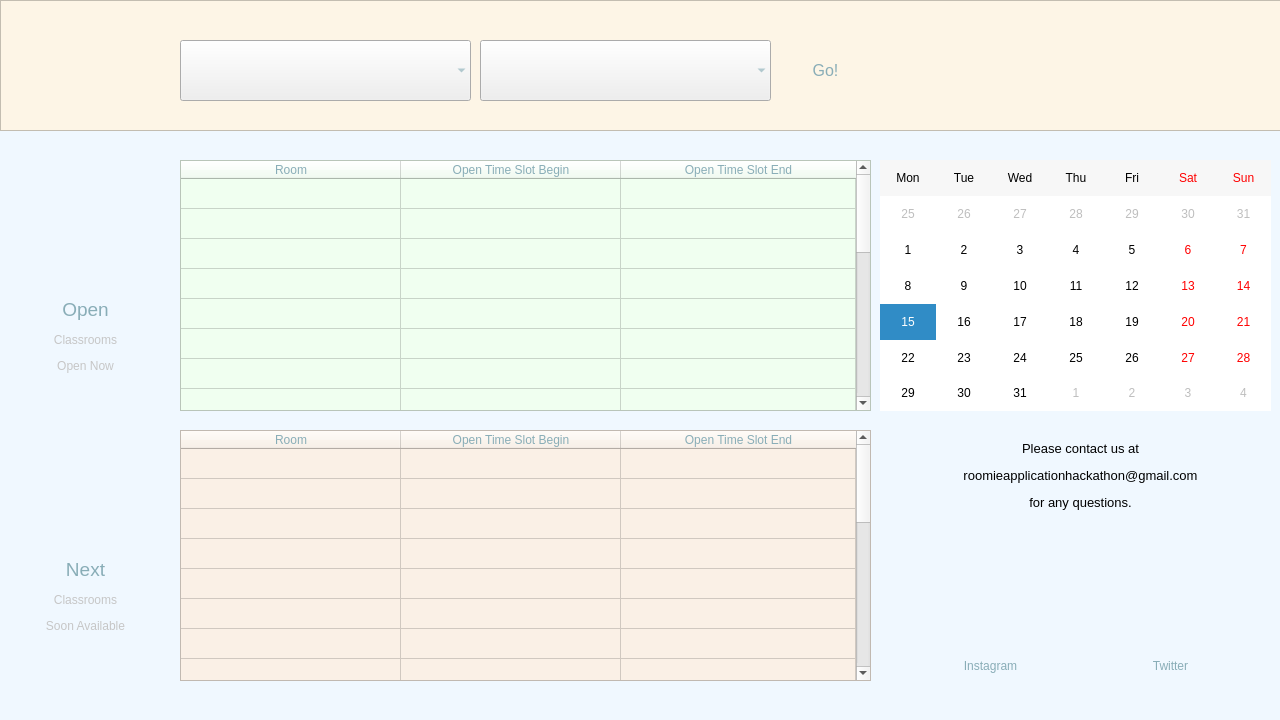
<?xml version="1.0" encoding="UTF-8"?>
<ui version="4.0">
 <class>MainWindow</class>
 <widget class="QMainWindow" name="MainWindow">
  <property name="windowModality">
   <enum>Qt::WindowModal</enum>
  </property>
  <property name="geometry">
   <rect>
    <x>0</x>
    <y>0</y>
    <width>1280</width>
    <height>720</height>
   </rect>
  </property>
  <property name="windowTitle">
   <string>Roomie</string>
  </property>
  <property name="windowOpacity">
   <double>1.000000000000000</double>
  </property>
  <property name="styleSheet">
   <string notr="true">QMainWindow{
background-color: #f0f8ff

}</string>
  </property>
  <widget class="QWidget" name="centralwidget">
   <widget class="QTableWidget" name="open_classes">
    <property name="geometry">
     <rect>
      <x>180</x>
      <y>160</y>
      <width>691</width>
      <height>251</height>
     </rect>
    </property>
    <property name="sizePolicy">
     <sizepolicy hsizetype="Expanding" vsizetype="Expanding">
      <horstretch>0</horstretch>
      <verstretch>0</verstretch>
     </sizepolicy>
    </property>
    <property name="palette">
     <palette>
      <active>
       <colorrole role="WindowText">
        <brush brushstyle="SolidPattern">
         <color alpha="255">
          <red>137</red>
          <green>173</green>
          <blue>183</blue>
         </color>
        </brush>
       </colorrole>
       <colorrole role="Button">
        <brush brushstyle="SolidPattern">
         <color alpha="255">
          <red>240</red>
          <green>255</green>
          <blue>240</blue>
         </color>
        </brush>
       </colorrole>
       <colorrole role="Text">
        <brush brushstyle="SolidPattern">
         <color alpha="255">
          <red>137</red>
          <green>173</green>
          <blue>183</blue>
         </color>
        </brush>
       </colorrole>
       <colorrole role="ButtonText">
        <brush brushstyle="SolidPattern">
         <color alpha="255">
          <red>137</red>
          <green>173</green>
          <blue>183</blue>
         </color>
        </brush>
       </colorrole>
       <colorrole role="Base">
        <brush brushstyle="SolidPattern">
         <color alpha="255">
          <red>240</red>
          <green>255</green>
          <blue>240</blue>
         </color>
        </brush>
       </colorrole>
       <colorrole role="Window">
        <brush brushstyle="SolidPattern">
         <color alpha="255">
          <red>240</red>
          <green>255</green>
          <blue>240</blue>
         </color>
        </brush>
       </colorrole>
      </active>
      <inactive>
       <colorrole role="WindowText">
        <brush brushstyle="SolidPattern">
         <color alpha="255">
          <red>137</red>
          <green>173</green>
          <blue>183</blue>
         </color>
        </brush>
       </colorrole>
       <colorrole role="Button">
        <brush brushstyle="SolidPattern">
         <color alpha="255">
          <red>240</red>
          <green>255</green>
          <blue>240</blue>
         </color>
        </brush>
       </colorrole>
       <colorrole role="Text">
        <brush brushstyle="SolidPattern">
         <color alpha="255">
          <red>137</red>
          <green>173</green>
          <blue>183</blue>
         </color>
        </brush>
       </colorrole>
       <colorrole role="ButtonText">
        <brush brushstyle="SolidPattern">
         <color alpha="255">
          <red>137</red>
          <green>173</green>
          <blue>183</blue>
         </color>
        </brush>
       </colorrole>
       <colorrole role="Base">
        <brush brushstyle="SolidPattern">
         <color alpha="255">
          <red>240</red>
          <green>255</green>
          <blue>240</blue>
         </color>
        </brush>
       </colorrole>
       <colorrole role="Window">
        <brush brushstyle="SolidPattern">
         <color alpha="255">
          <red>240</red>
          <green>255</green>
          <blue>240</blue>
         </color>
        </brush>
       </colorrole>
      </inactive>
      <disabled>
       <colorrole role="WindowText">
        <brush brushstyle="SolidPattern">
         <color alpha="255">
          <red>137</red>
          <green>173</green>
          <blue>183</blue>
         </color>
        </brush>
       </colorrole>
       <colorrole role="Button">
        <brush brushstyle="SolidPattern">
         <color alpha="255">
          <red>240</red>
          <green>255</green>
          <blue>240</blue>
         </color>
        </brush>
       </colorrole>
       <colorrole role="Text">
        <brush brushstyle="SolidPattern">
         <color alpha="255">
          <red>137</red>
          <green>173</green>
          <blue>183</blue>
         </color>
        </brush>
       </colorrole>
       <colorrole role="ButtonText">
        <brush brushstyle="SolidPattern">
         <color alpha="255">
          <red>137</red>
          <green>173</green>
          <blue>183</blue>
         </color>
        </brush>
       </colorrole>
       <colorrole role="Base">
        <brush brushstyle="SolidPattern">
         <color alpha="255">
          <red>240</red>
          <green>255</green>
          <blue>240</blue>
         </color>
        </brush>
       </colorrole>
       <colorrole role="Window">
        <brush brushstyle="SolidPattern">
         <color alpha="255">
          <red>240</red>
          <green>255</green>
          <blue>240</blue>
         </color>
        </brush>
       </colorrole>
      </disabled>
     </palette>
    </property>
    <property name="font">
     <font>
      <family>Arial</family>
      <pointsize>10</pointsize>
     </font>
    </property>
    <property name="styleSheet">
     <string notr="true">QHeaderView::section {
color: rgb(137, 173, 183); 
background-color:#f0fff0;
}


QTableWidget {
color: rgb(137, 173, 183); 
background-color:#f0fff0;
}

</string>
    </property>
    <property name="sizeAdjustPolicy">
     <enum>QAbstractScrollArea::AdjustToContents</enum>
    </property>
    <property name="editTriggers">
     <set>QAbstractItemView::NoEditTriggers</set>
    </property>
    <property name="selectionMode">
     <enum>QAbstractItemView::NoSelection</enum>
    </property>
    <property name="showGrid">
     <bool>true</bool>
    </property>
    <property name="gridStyle">
     <enum>Qt::SolidLine</enum>
    </property>
    <property name="wordWrap">
     <bool>true</bool>
    </property>
    <property name="cornerButtonEnabled">
     <bool>true</bool>
    </property>
    <property name="rowCount">
     <number>20</number>
    </property>
    <property name="columnCount">
     <number>3</number>
    </property>
    <attribute name="horizontalHeaderVisible">
     <bool>true</bool>
    </attribute>
    <attribute name="horizontalHeaderDefaultSectionSize">
     <number>220</number>
    </attribute>
    <attribute name="horizontalHeaderHighlightSections">
     <bool>false</bool>
    </attribute>
    <attribute name="horizontalHeaderStretchLastSection">
     <bool>true</bool>
    </attribute>
    <attribute name="verticalHeaderVisible">
     <bool>false</bool>
    </attribute>
    <attribute name="verticalHeaderHighlightSections">
     <bool>true</bool>
    </attribute>
    <attribute name="verticalHeaderShowSortIndicator" stdset="0">
     <bool>false</bool>
    </attribute>
    <attribute name="verticalHeaderStretchLastSection">
     <bool>false</bool>
    </attribute>
    <row/>
    <row/>
    <row/>
    <row/>
    <row/>
    <row/>
    <row/>
    <row/>
    <row/>
    <row/>
    <row/>
    <row/>
    <row/>
    <row/>
    <row/>
    <row/>
    <row/>
    <row/>
    <row/>
    <row/>
    <column>
     <property name="text">
      <string>Room</string>
     </property>
    </column>
    <column>
     <property name="text">
      <string>Open Time Slot Begin</string>
     </property>
    </column>
    <column>
     <property name="text">
      <string>Open Time Slot End</string>
     </property>
    </column>
   </widget>
   <widget class="QTableWidget" name="next_classes">
    <property name="geometry">
     <rect>
      <x>180</x>
      <y>430</y>
      <width>691</width>
      <height>251</height>
     </rect>
    </property>
    <property name="sizePolicy">
     <sizepolicy hsizetype="Expanding" vsizetype="Expanding">
      <horstretch>0</horstretch>
      <verstretch>0</verstretch>
     </sizepolicy>
    </property>
    <property name="font">
     <font>
      <family>Arial</family>
      <pointsize>10</pointsize>
     </font>
    </property>
    <property name="styleSheet">
     <string notr="true">QHeaderView::section {
color: rgb(137, 173, 183); 
background-color:#faf0E6;
}


QTableWidget {
color: rgb(137, 173, 183); 
background-color:#faf0E6;
}

</string>
    </property>
    <property name="sizeAdjustPolicy">
     <enum>QAbstractScrollArea::AdjustToContents</enum>
    </property>
    <property name="editTriggers">
     <set>QAbstractItemView::NoEditTriggers</set>
    </property>
    <property name="selectionMode">
     <enum>QAbstractItemView::NoSelection</enum>
    </property>
    <property name="showGrid">
     <bool>true</bool>
    </property>
    <property name="gridStyle">
     <enum>Qt::SolidLine</enum>
    </property>
    <property name="wordWrap">
     <bool>true</bool>
    </property>
    <property name="cornerButtonEnabled">
     <bool>true</bool>
    </property>
    <property name="rowCount">
     <number>20</number>
    </property>
    <property name="columnCount">
     <number>3</number>
    </property>
    <attribute name="horizontalHeaderVisible">
     <bool>true</bool>
    </attribute>
    <attribute name="horizontalHeaderDefaultSectionSize">
     <number>220</number>
    </attribute>
    <attribute name="horizontalHeaderHighlightSections">
     <bool>false</bool>
    </attribute>
    <attribute name="horizontalHeaderStretchLastSection">
     <bool>true</bool>
    </attribute>
    <attribute name="verticalHeaderVisible">
     <bool>false</bool>
    </attribute>
    <attribute name="verticalHeaderHighlightSections">
     <bool>true</bool>
    </attribute>
    <attribute name="verticalHeaderShowSortIndicator" stdset="0">
     <bool>false</bool>
    </attribute>
    <attribute name="verticalHeaderStretchLastSection">
     <bool>false</bool>
    </attribute>
    <row/>
    <row/>
    <row/>
    <row/>
    <row/>
    <row/>
    <row/>
    <row/>
    <row/>
    <row/>
    <row/>
    <row/>
    <row/>
    <row/>
    <row/>
    <row/>
    <row/>
    <row/>
    <row/>
    <row/>
    <column>
     <property name="text">
      <string>Room</string>
     </property>
    </column>
    <column>
     <property name="text">
      <string>Open Time Slot Begin</string>
     </property>
    </column>
    <column>
     <property name="text">
      <string>Open Time Slot End</string>
     </property>
    </column>
   </widget>
   <widget class="QLabel" name="label">
    <property name="geometry">
     <rect>
      <x>20</x>
      <y>280</y>
      <width>131</width>
      <height>111</height>
     </rect>
    </property>
    <property name="font">
     <font>
      <family>Arial</family>
      <pointsize>12</pointsize>
     </font>
    </property>
    <property name="styleSheet">
     <string notr="true"/>
    </property>
    <property name="text">
     <string>&lt;html&gt;&lt;head/&gt;&lt;body&gt;&lt;p align=&quot;center&quot;&gt;&lt;span style=&quot; font-size:14pt; color:#89adb7;&quot;&gt;Open&lt;/span&gt;&lt;/p&gt;&lt;p align=&quot;center&quot;&gt;&lt;span style=&quot; font-size:9pt; color:#c6c6c6;&quot;&gt;Classrooms&lt;/span&gt;&lt;/p&gt;&lt;p align=&quot;center&quot;&gt;&lt;span style=&quot; font-size:9pt; color:#c6c6c6;&quot;&gt;Open Now&lt;/span&gt;&lt;/p&gt;&lt;/body&gt;&lt;/html&gt;</string>
    </property>
    <property name="alignment">
     <set>Qt::AlignCenter</set>
    </property>
    <property name="wordWrap">
     <bool>true</bool>
    </property>
   </widget>
   <widget class="QLabel" name="label_2">
    <property name="geometry">
     <rect>
      <x>20</x>
      <y>540</y>
      <width>131</width>
      <height>111</height>
     </rect>
    </property>
    <property name="font">
     <font>
      <family>Arial</family>
      <pointsize>12</pointsize>
     </font>
    </property>
    <property name="styleSheet">
     <string notr="true"/>
    </property>
    <property name="text">
     <string>&lt;html&gt;&lt;head/&gt;&lt;body&gt;&lt;p align=&quot;center&quot;&gt;&lt;span style=&quot; font-size:14pt; color:#89adb7;&quot;&gt;Next&lt;/span&gt;&lt;/p&gt;&lt;p align=&quot;center&quot;&gt;&lt;span style=&quot; font-size:9pt; color:#c6c6c6;&quot;&gt;Classrooms&lt;/span&gt;&lt;/p&gt;&lt;p align=&quot;center&quot;&gt;&lt;span style=&quot; font-size:9pt; color:#c6c6c6;&quot;&gt;Soon Available&lt;/span&gt;&lt;/p&gt;&lt;/body&gt;&lt;/html&gt;</string>
    </property>
    <property name="scaledContents">
     <bool>true</bool>
    </property>
    <property name="alignment">
     <set>Qt::AlignCenter</set>
    </property>
    <property name="wordWrap">
     <bool>true</bool>
    </property>
   </widget>
   <widget class="QLabel" name="open_laptop">
    <property name="geometry">
     <rect>
      <x>60</x>
      <y>220</y>
      <width>61</width>
      <height>61</height>
     </rect>
    </property>
    <property name="text">
     <string/>
    </property>
   </widget>
   <widget class="QFrame" name="frame">
    <property name="geometry">
     <rect>
      <x>0</x>
      <y>0</y>
      <width>1281</width>
      <height>131</height>
     </rect>
    </property>
    <property name="styleSheet">
     <string notr="true">QFrame {background-color: #fdf5e6;}</string>
    </property>
    <property name="frameShape">
     <enum>QFrame::StyledPanel</enum>
    </property>
    <property name="frameShadow">
     <enum>QFrame::Raised</enum>
    </property>
    <widget class="QLabel" name="roomie_label">
     <property name="geometry">
      <rect>
       <x>10</x>
       <y>10</y>
       <width>171</width>
       <height>111</height>
      </rect>
     </property>
     <property name="text">
      <string>&lt;html&gt;&lt;head/&gt;&lt;body&gt;&lt;p align=&quot;center&quot;&gt;&lt;br/&gt;&lt;/p&gt;&lt;/body&gt;&lt;/html&gt;</string>
     </property>
    </widget>
    <widget class="QComboBox" name="building_combo">
     <property name="geometry">
      <rect>
       <x>180</x>
       <y>40</y>
       <width>291</width>
       <height>61</height>
      </rect>
     </property>
     <property name="font">
      <font>
       <family>Arial</family>
       <pointsize>13</pointsize>
      </font>
     </property>
     <property name="contextMenuPolicy">
      <enum>Qt::DefaultContextMenu</enum>
     </property>
     <property name="acceptDrops">
      <bool>false</bool>
     </property>
     <property name="styleSheet">
      <string notr="true">QComboBox {
color: rgb(137, 173, 183); 
background-color: rgba(255, 255, 255, .6);
border-width: 0px;
}</string>
     </property>
     <property name="frame">
      <bool>false</bool>
     </property>
    </widget>
    <widget class="QComboBox" name="day_combo">
     <property name="geometry">
      <rect>
       <x>480</x>
       <y>40</y>
       <width>291</width>
       <height>61</height>
      </rect>
     </property>
     <property name="minimumSize">
      <size>
       <width>0</width>
       <height>0</height>
      </size>
     </property>
     <property name="font">
      <font>
       <family>Arial</family>
       <pointsize>13</pointsize>
      </font>
     </property>
     <property name="acceptDrops">
      <bool>true</bool>
     </property>
     <property name="styleSheet">
      <string notr="true">QComboBox {
color: rgb(137, 173, 183); 
background-color: rgba(255, 255, 255, .6);
border-width: 0px;
}</string>
     </property>
     <property name="frame">
      <bool>false</bool>
     </property>
    </widget>
    <widget class="QPushButton" name="go_button">
     <property name="geometry">
      <rect>
       <x>780</x>
       <y>40</y>
       <width>91</width>
       <height>61</height>
      </rect>
     </property>
     <property name="font">
      <font>
       <family>Arial</family>
       <pointsize>12</pointsize>
      </font>
     </property>
     <property name="autoFillBackground">
      <bool>false</bool>
     </property>
     <property name="styleSheet">
      <string notr="true">QPushButton
{ color:rgb(137, 173, 183);background-color: rgba(255, 255, 255, .6); border-width: 0px; border-color: rgb(255, 255, 255); border-style: solid; padding: 5px; border-radius: 2px; outline: none; }


QPushButton:focus { background-color: #98fb98; color: white; }

QPushButton:pressed
{ background-color: #3daee9; padding-top: -15px; padding-bottom: -17px; }</string>
     </property>
     <property name="text">
      <string>Go!</string>
     </property>
     <property name="autoDefault">
      <bool>false</bool>
     </property>
     <property name="default">
      <bool>false</bool>
     </property>
     <property name="flat">
      <bool>false</bool>
     </property>
    </widget>
    <widget class="QLabel" name="hackathon_logo">
     <property name="geometry">
      <rect>
       <x>970</x>
       <y>20</y>
       <width>241</width>
       <height>91</height>
      </rect>
     </property>
     <property name="text">
      <string>&lt;html&gt;&lt;head/&gt;&lt;body&gt;&lt;p&gt;&lt;br/&gt;&lt;/p&gt;&lt;/body&gt;&lt;/html&gt;</string>
     </property>
    </widget>
   </widget>
   <widget class="QLabel" name="closed_laptop">
    <property name="geometry">
     <rect>
      <x>60</x>
      <y>480</y>
      <width>61</width>
      <height>61</height>
     </rect>
    </property>
    <property name="text">
     <string/>
    </property>
   </widget>
   <widget class="QCalendarWidget" name="calendarWidget">
    <property name="geometry">
     <rect>
      <x>880</x>
      <y>160</y>
      <width>391</width>
      <height>251</height>
     </rect>
    </property>
    <property name="palette">
     <palette>
      <active/>
      <inactive/>
      <disabled/>
     </palette>
    </property>
    <property name="styleSheet">
     <string notr="true">QCalenderWidget:focus { 
selection-background-color: #98fb98; color: white;
}</string>
    </property>
    <property name="selectionMode">
     <enum>QCalendarWidget::NoSelection</enum>
    </property>
    <property name="verticalHeaderFormat">
     <enum>QCalendarWidget::NoVerticalHeader</enum>
    </property>
    <property name="navigationBarVisible">
     <bool>false</bool>
    </property>
    <property name="dateEditEnabled">
     <bool>false</bool>
    </property>
   </widget>
   <widget class="QLabel" name="label_3">
    <property name="geometry">
     <rect>
      <x>900</x>
      <y>430</y>
      <width>361</width>
      <height>91</height>
     </rect>
    </property>
    <property name="text">
     <string>&lt;html&gt;&lt;head/&gt;&lt;body&gt;&lt;p align=&quot;center&quot;&gt;&lt;span style=&quot; font-size:10pt;&quot;&gt;Please contact us at&lt;/span&gt;&lt;/p&gt;&lt;p align=&quot;center&quot;&gt;&lt;span style=&quot; font-size:10pt;&quot;&gt;roomieapplicationhackathon@gmail.com&lt;/span&gt;&lt;/p&gt;&lt;p align=&quot;center&quot;&gt;&lt;span style=&quot; font-size:10pt;&quot;&gt;for any questions.&lt;/span&gt;&lt;/p&gt;&lt;/body&gt;&lt;/html&gt;</string>
    </property>
   </widget>
   <widget class="QPushButton" name="instagram">
    <property name="geometry">
     <rect>
      <x>920</x>
      <y>650</y>
      <width>141</width>
      <height>31</height>
     </rect>
    </property>
    <property name="styleSheet">
     <string notr="true">QPushButton
{ color:rgb(137, 173, 183);background-color: rgba(230, 230, 250, .9); border-width: 0px; border-color: rgb(255, 255, 255); border-style: solid; padding: 5px; border-radius: 2px; outline: none; }


QPushButton:focus { background-color: #98fb98; color: white; }

QPushButton:pressed
{ background-color: #3daee9; padding-top: -15px; padding-bottom: -17px; }</string>
    </property>
    <property name="text">
     <string>Instagram</string>
    </property>
   </widget>
   <widget class="QPushButton" name="twitter">
    <property name="geometry">
     <rect>
      <x>1100</x>
      <y>650</y>
      <width>141</width>
      <height>31</height>
     </rect>
    </property>
    <property name="styleSheet">
     <string notr="true">QPushButton
{ color:rgb(137, 173, 183);background-color: rgba(230, 230, 250, .9); border-width: 0px; border-color: rgb(255, 255, 255); border-style: solid; padding: 5px; border-radius: 2px; outline: none; }


QPushButton:focus { background-color: #98fb98; color: white; }

QPushButton:pressed
{ background-color: #3daee9; padding-top: -15px; padding-bottom: -17px; }</string>
    </property>
    <property name="text">
     <string>Twitter</string>
    </property>
   </widget>
   <widget class="QLabel" name="ig_image">
    <property name="geometry">
     <rect>
      <x>940</x>
      <y>540</y>
      <width>101</width>
      <height>91</height>
     </rect>
    </property>
    <property name="text">
     <string/>
    </property>
   </widget>
   <widget class="QLabel" name="twit_image">
    <property name="geometry">
     <rect>
      <x>1120</x>
      <y>540</y>
      <width>101</width>
      <height>91</height>
     </rect>
    </property>
    <property name="text">
     <string/>
    </property>
   </widget>
   <zorder>frame</zorder>
   <zorder>open_classes</zorder>
   <zorder>next_classes</zorder>
   <zorder>label</zorder>
   <zorder>label_2</zorder>
   <zorder>open_laptop</zorder>
   <zorder>closed_laptop</zorder>
   <zorder>calendarWidget</zorder>
   <zorder>label_3</zorder>
   <zorder>instagram</zorder>
   <zorder>twitter</zorder>
   <zorder>ig_image</zorder>
   <zorder>twit_image</zorder>
  </widget>
 </widget>
 <resources>
  <include location="hackTcnjImage.qrc"/>
 </resources>
 <connections/>
</ui>
